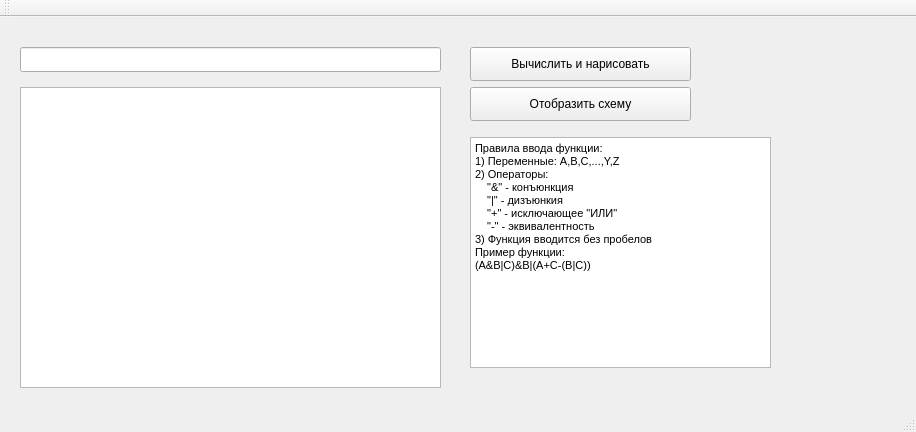
<?xml version="1.0" encoding="UTF-8"?>
<ui version="4.0">
 <class>WelcomeWindowClass</class>
 <widget class="QMainWindow" name="WelcomeWindowClass">
  <property name="geometry">
   <rect>
    <x>0</x>
    <y>0</y>
    <width>916</width>
    <height>432</height>
   </rect>
  </property>
  <property name="windowTitle">
   <string>WelcomeWindow</string>
  </property>
  <widget class="QWidget" name="centralWidget">
   <widget class="QLineEdit" name="lineEdit">
    <property name="geometry">
     <rect>
      <x>20</x>
      <y>30</y>
      <width>421</width>
      <height>25</height>
     </rect>
    </property>
   </widget>
   <widget class="QPushButton" name="pushButton">
    <property name="geometry">
     <rect>
      <x>470</x>
      <y>30</y>
      <width>221</width>
      <height>34</height>
     </rect>
    </property>
    <property name="text">
     <string>Вычислить и нарисовать</string>
    </property>
   </widget>
   <widget class="QPushButton" name="pushButton_2">
    <property name="geometry">
     <rect>
      <x>470</x>
      <y>70</y>
      <width>221</width>
      <height>34</height>
     </rect>
    </property>
    <property name="text">
     <string>Отобразить схему</string>
    </property>
   </widget>
   <widget class="QListWidget" name="listWidget">
    <property name="geometry">
     <rect>
      <x>20</x>
      <y>70</y>
      <width>421</width>
      <height>301</height>
     </rect>
    </property>
   </widget>
   <widget class="QTextBrowser" name="textBrowser">
    <property name="geometry">
     <rect>
      <x>470</x>
      <y>120</y>
      <width>301</width>
      <height>231</height>
     </rect>
    </property>
    <property name="html">
     <string>&lt;!DOCTYPE HTML PUBLIC &quot;-//W3C//DTD HTML 4.0//EN&quot; &quot;http://www.w3.org/TR/REC-html40/strict.dtd&quot;&gt;
&lt;html&gt;&lt;head&gt;&lt;meta name=&quot;qrichtext&quot; content=&quot;1&quot; /&gt;&lt;style type=&quot;text/css&quot;&gt;
p, li { white-space: pre-wrap; }
&lt;/style&gt;&lt;/head&gt;&lt;body style=&quot; font-family:'MS Shell Dlg 2'; font-size:8pt; font-weight:400; font-style:normal;&quot;&gt;
&lt;p style=&quot; margin-top:0px; margin-bottom:0px; margin-left:0px; margin-right:0px; -qt-block-indent:0; text-indent:0px;&quot;&gt;Правила ввода функции:&lt;br /&gt;1) Переменные: A,B,C,...,Y,Z&lt;br /&gt;2) Операторы:&lt;br /&gt;    &amp;quot;&amp;amp;&amp;quot; - конъюнкция&lt;br /&gt;    &amp;quot;|&amp;quot; - дизъюнкия&lt;/p&gt;
&lt;p style=&quot; margin-top:0px; margin-bottom:0px; margin-left:0px; margin-right:0px; -qt-block-indent:0; text-indent:0px;&quot;&gt;    &amp;quot;+&amp;quot; - исключающее &amp;quot;ИЛИ&amp;quot;&lt;/p&gt;
&lt;p style=&quot; margin-top:0px; margin-bottom:0px; margin-left:0px; margin-right:0px; -qt-block-indent:0; text-indent:0px;&quot;&gt;    &amp;quot;-&amp;quot; - эквивалентность&lt;br /&gt;3) Функция вводится без пробелов&lt;br /&gt;Пример функции:&lt;br /&gt;(A&amp;amp;B|C)&amp;amp;B|(A+C-(B|C))&lt;/p&gt;&lt;/body&gt;&lt;/html&gt;</string>
    </property>
   </widget>
  </widget>
  <widget class="QMenuBar" name="menuBar">
   <property name="geometry">
    <rect>
     <x>0</x>
     <y>0</y>
     <width>916</width>
     <height>31</height>
    </rect>
   </property>
  </widget>
  <widget class="QToolBar" name="mainToolBar">
   <attribute name="toolBarArea">
    <enum>TopToolBarArea</enum>
   </attribute>
   <attribute name="toolBarBreak">
    <bool>false</bool>
   </attribute>
  </widget>
  <widget class="QStatusBar" name="statusBar"/>
 </widget>
 <layoutdefault spacing="6" margin="11"/>
 <resources>
  <include location="WelcomeWindow.qrc"/>
 </resources>
 <connections/>
</ui>
